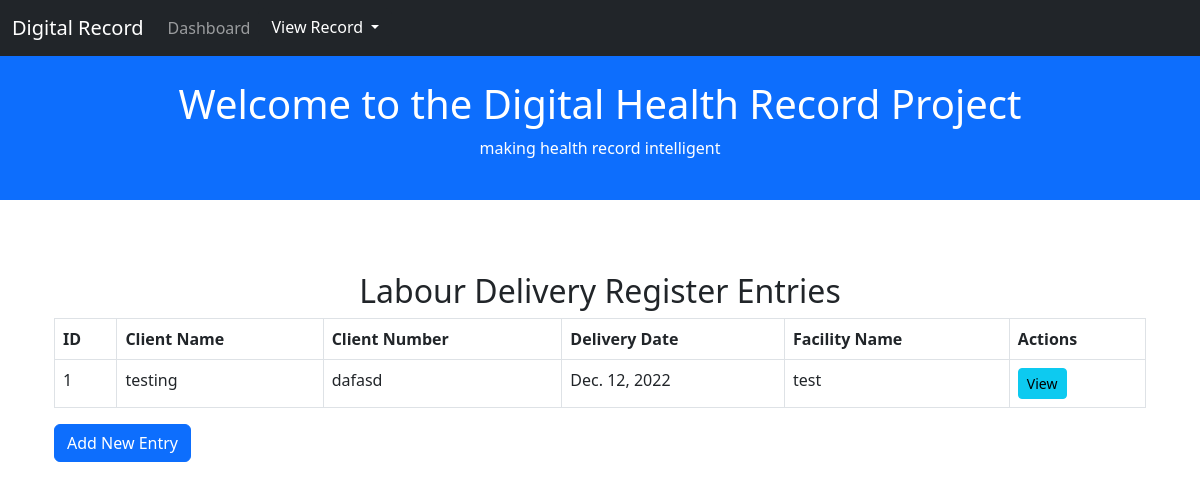
The page /labour_register_list/ on the database its author committed.
### website/models.py (models this page shows, shortened)
class LabourDeliveryRegister(models.Model):
    state = models.CharField(max_length=255)
    lga = models.CharField(max_length=255)
    ward = models.CharField(max_length=255)
    facility_name = models.CharField(max_length=255)
    month_year = models.CharField(max_length=7)  # MM/YYYY
    date = models.DateField()
    client_name = models.CharField(max_length=255)  # Name of the client
    client_number = models.CharField(max_length=50)  # Client or Patient number
    age_group = models.CharField(max_length=5, choices=[
        ('10-14', '10 - 14 years'),
        ('15-19', '15 - 19 years'),
        ('20-24', '20 - 24 years'),
        ('25-35', '25 - 35 years'),
        ('36-49', '36 - 49 years'),
        ('50+', '≥ 50 years'),
    ], blank=True, null=True)
    type_of_client = models.CharField(max_length=50)  # Booked/Unbooked
    time_taken_on_decision = models.CharField(max_length=10, choices=[
        ('<24hrs', '< 24 hours'),
        ('≥24hrs', '≥ 24 hours'),
    ], blank=True, null=True)
    labour_monitoring = models.CharField(max_length=200, choices=[
        ('Partograph Used', 'Partograph Used'),
        ('Labour Care Guide Use', 'Labour Care Guide Use'),
    ], blank=True, null=True)
    incoming_referral = models.CharField(max_length=50)  # Referral source
    parity = models.IntegerField()  # Number of pregnancies beyond 28 weeks
    delivery_date = models.DateField()  # Date of delivery
    delivery_mode = models.CharField(max_length=20)  # SVD, CS, AD, etc.
    uterotonic_given = models.BooleanField(default=False)  # True for Yes, False for No
    oxytocin_given = models.BooleanField(default=False)
    misoprostol_given = models.BooleanField(default=False)
    heat_stable_carbetocin_given = models.BooleanField(default=False)
    maternal_complication = models.CharField(max_length=50, blank=True, null=True)  # Complications seen
    blood_loss_measurement_mls = models.DecimalField(max_digits=5, decimal_places=2, blank=True, null=True)
    e_motive_provided = models.BooleanField(default=False)
    post_abortion_care_provided = models.BooleanField(default=False)
    admission_reason = models.CharField(max_length=100, blank=True, null=True)
    eclampsia_mgso4_provided = models.BooleanField(default=False)
    discharge_date = models.DateField(blank=True, null=True)
    exclusive_breastfeeding_counselled = models.BooleanField(default=False)
    ppfp_counselled = models.BooleanField(default=False)
    accepted_ppfp_method = models.CharField(max_length=100, blank=True, null=True)
    referral_reason = models.TextField(blank=True, null=True)
    means_of_transport_in = models.CharField(max_length=20, choices=[
        ('Vehicle', 'Vehicle'),
        ('Ambulance', 'Ambulance'),
        ('Others', 'Others'),
    ], blank=True, null=True)
    mother_dead = models.BooleanField(default=False)
    maternal_death_audit_conducted = models.BooleanField(default=False)
    maternal_death_audit_not_conducted = models.BooleanField(default=False)
    induced_abortion = models.BooleanField(default=False)
    spontaneous_abortion = models.BooleanField(default=False)
    time_of_birth = models.TimeField(null=True, blank=True)
    sex_of_baby = models.CharField(max_length=1, choices=[('M', 'Male'), ('F', 'Female')], blank=True, null=True)
    stillbirth = models.BooleanField(default=False)
    live_birth_weight = models.CharField(max_length=10, choices=[
        ('<1.0 Kg', '< 1.0 Kg'),
        ('1.0-1.5 Kg', '1.0 - < 1.5 Kg'),
        ('1.5-2.5 Kg', '1.5 - < 2.5 Kg'),
        ('≥2.5 Kg', '≥ 2.5 Kg'),
    ], blank=True, null=True)
    still_birth = models.BooleanField(default=False)  # Stillbirth indicator
    still_birth_status = models.CharField(max_length=255)
    pre_term = models.CharField(max_length=15, choices=[
        ('<28 weeks', '< 28 weeks'),
        ('28-32 weeks', '28 - < 32 weeks'),
        ('32-34 weeks', '32 - < 34 weeks'),
        ('34-37 weeks', '34 - < 37 weeks'),
    ], blank=True, null=True)
    admitted_to_kmc = models.BooleanField(default=False)
    birth_asphyxia = models.CharField(max_length=2, choices=[
        ('NB', 'Not Breathing'),
        ('NC', 'Not Crying'),
    ], blank=True, null=True)
    resuscitated_with_ambu_bag = models.BooleanField(default=False)
    live_births_hiv_positive = models.BooleanField(default=False)
    early_neonatal_death = models.BooleanField(default=False)
    time_cord_clamped = models.TimeField(null=True, blank=True)
    chx_gel_applied = models.BooleanField(default=False)
    skin_to_skin_care_time = models.CharField(max_length=50, choices=[
        ('within_1_hour', 'Within 1 Hour'),
        ('after_1_hour', 'After 1 Hour'),
    ], blank=True, null=True)
    temperature_at_1_hour = models.DecimalField(max_digits=4, decimal_places=2, blank=True, null=True)
    breastfeeding_initiation_time = models.CharField(max_length=50, choices=[
        ('within_1_hour', 'Initiation of breastfeeding within 1 hour'),
        ('after_1_hour', 'Initiation of breastfeeding after 1 hour'),
    ], blank=True, null=True)
    delivery_skilled_birth_attendant = models.CharField(max_length=50, choices=[
        ('SBA: Doctor, Midwife or Nurse, MLSS-trained CHEW', 'SBA: Doctor, Midwife or Nurse, MLSS-trained CHEW'),
        ('Others', 'others'),
    ], blank=True, null=True)
    name_of_delivery_attendant = models.CharField(max_length=100, blank=True, null=True)
    date_created = models.DateTimeField(default=timezone.now)

### website/views.py (the view)
# urls.py: path('labour_register_list/', views.labour_register_list, name='labour_register_list'),
def labour_register_list(request):
    records =LabourDeliveryRegister.objects.all()  # Retrieve all StateBudget records
    return render(request, 'labour_register_list.html', {'records': records})

### website/templates/labour_register_list.html
{% extends 'base.html' %}
{% block content %}
<div class="container mt-5">
    <h2 class="text-center">Labour Delivery Register Entries</h2>
    <table class="table table-bordered">
        <thead>
            <tr>
                <th>ID</th>
                <th>Client Name</th>
                <th>Client Number</th>
                <th>Delivery Date</th>
                <th>Facility Name</th>
                <th>Actions</th>
            </tr>
        </thead>
        <tbody>
            {% for entry in records %}
            <tr>
                <td>{{ entry.id }}</td>
                <td>{{ entry.client_name }}</td>
                <td>{{ entry.client_number }}</td>
                <td>{{ entry.delivery_date }}</td>
                <td>{{ entry.facility_name }}</td>
                <td>
                    <a href="{% url 'labour_delivery_view' entry.id %}" class="btn btn-info btn-sm">View</a>
                </td>
            </tr>
            {% empty %}
            <tr>
                <td colspan="6" class="text-center">No entries found.</td>
            </tr>
            {% endfor %}
        </tbody>
    </table>
    <a href="{% url 'labour_register_create' %}" class="btn btn-primary">Add New Entry</a>
</div>
{% endblock %}

### rows shown on the page
LabourDeliveryRegister: id "1", client_name "testing", client_number "dafasd", delivery_date "Dec. 12, 2022", facility_name "test"
